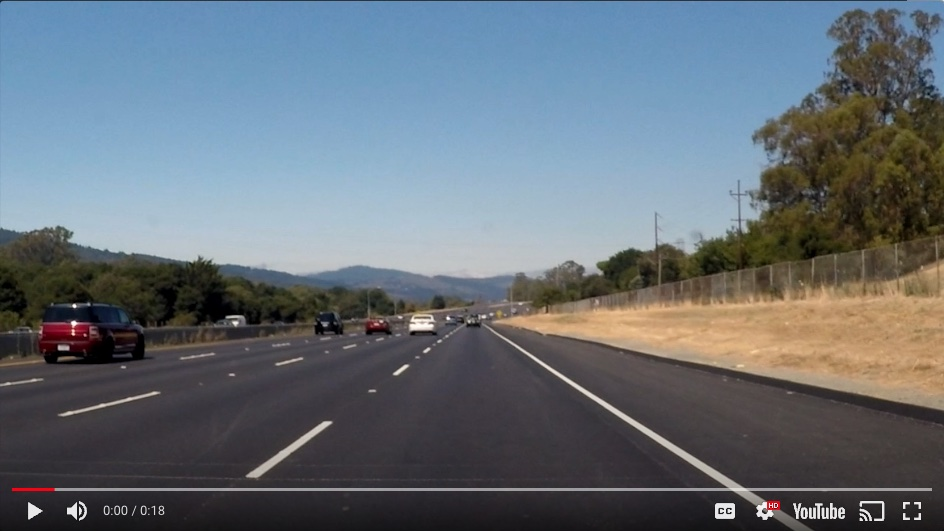
#> input picture nd013/finding-lane-lines/home/test.jpg, 944 x 532 px
$ python pr01.py
#> lines starting #> are read from the running program, lines starting #| are printed output that depends on the picture; after the words box and inside, x2 and y2 are one past the last pixel; in counts of white or black regions, pixels touching at a corner belong together
import matplotlib.pyplot as plt
import matplotlib.image as mpimg
import numpy as np

# Read in the image
image = mpimg.imread('test.jpg')
#> image is the input picture: shape (532, 944, 3); mean R, G, B 102.2, 111.2, 119.3

# Grab the x and y size and make a copy of the image
ysize = image.shape[0]
#> ysize = 532
xsize = image.shape[1]
#> xsize = 944
color_select = np.copy(image)
line_image = np.copy(image)

# Define color selection criteria
# MODIFY THESE VARIABLES TO MAKE YOUR COLOR SELECTION
red_threshold = 200
green_threshold = 150
blue_threshold = 150

rgb_threshold = [red_threshold, green_threshold, blue_threshold]

# Define the vertices of a triangular mask.
# Keep in mind the origin (x=0, y=0) is in the upper left
# MODIFY THESE VALUES TO ISOLATE THE REGION
# WHERE THE LANE LINES ARE IN THE IMAGE
left_bottom = [0, 539]
right_bottom = [900, 300]
apex = [400, 0]

left_bottom = [0, 530]
right_bottom = [950, 530]
apex = [475, 0]

# Perform a linear fit (y=Ax+B) to each of the three sides of the triangle
# np.polyfit returns the coefficients [A, B] of the fit
# fit_left = np.polyfit((left_bottom[0], apex[0]), (left_bottom[1], apex[1]), 1)
# fit_right = np.polyfit((right_bottom[0], apex[0]), (right_bottom[1], apex[1]), 1)
# fit_bottom = np.polyfit((left_bottom[0], right_bottom[0]), (left_bottom[1], right_bottom[1]), 1)

fit_left = np.polyfit((left_bottom[0], apex[0]), (left_bottom[1], apex[1]), 1)
fit_right = np.polyfit((right_bottom[0], apex[0]), (right_bottom[1], apex[1]), 1)
fit_bottom = np.polyfit((left_bottom[0], right_bottom[0]), (left_bottom[1], right_bottom[1]), 1)

# Mask pixels below the threshold
color_thresholds = (image[:,:,0] < rgb_threshold[0]) | \
                    (image[:,:,1] < rgb_threshold[1]) | \
                    (image[:,:,2] < rgb_threshold[2])
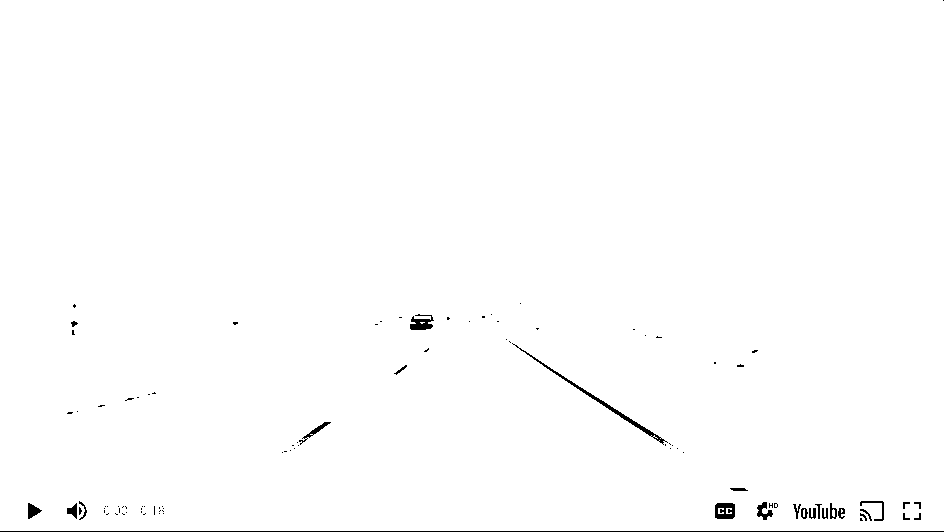
#> color_thresholds: shape (532, 944) bool; 99.3% white; black in thin lines or dots

# Find the region inside the lines
XX, YY = np.meshgrid(np.arange(0, xsize), np.arange(0, ysize))
region_thresholds = (YY > (XX*fit_left[0] + fit_left[1])) & \
                    (YY > (XX*fit_right[0] + fit_right[1])) & \
                    (YY < (XX*fit_bottom[0] + fit_bottom[1]))

# Mask color and region selection
color_select[color_thresholds | ~region_thresholds] = [0, 0, 0]
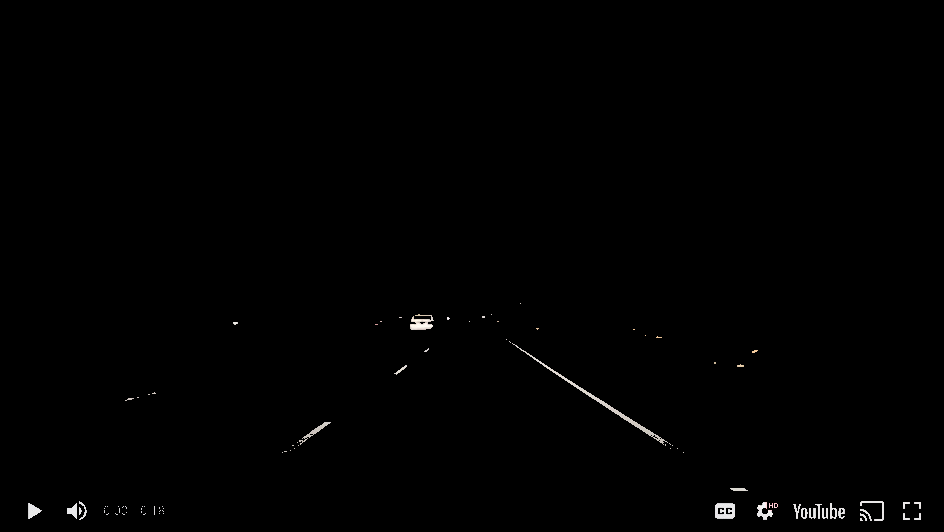
#> color_select: shape (532, 944, 3); mean R, G, B 1.1, 1.1, 1.1
# Color pixels red where both color and region selections met
line_image[~color_thresholds & region_thresholds] = [255, 0, 0]
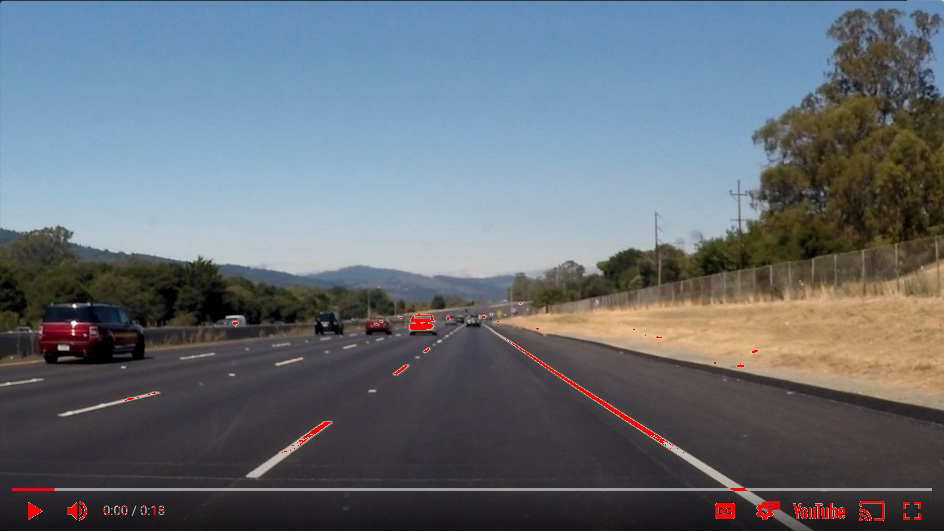
#> line_image: shape (532, 944, 3); 0.49% of pixels changed, all inside (x1, y1, x2, y2) = (28, 303, 921, 521)

# Display the image and show region and color selections
plt.imshow(image)
x = [left_bottom[0], right_bottom[0], apex[0], left_bottom[0]]
y = [left_bottom[1], right_bottom[1], apex[1], left_bottom[1]]
plt.plot(x, y, 'b--', lw=4)
plt.imshow(color_select)
plt.imshow(line_image)
plt.show()
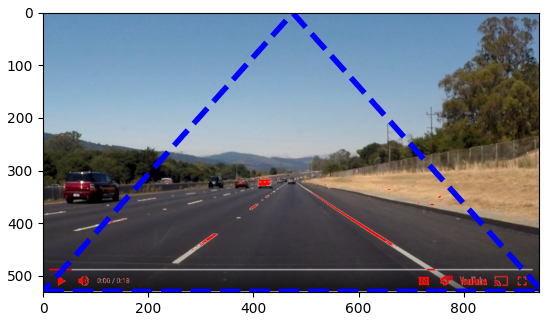
#> figure drawn by matplotlib, 1 panel
